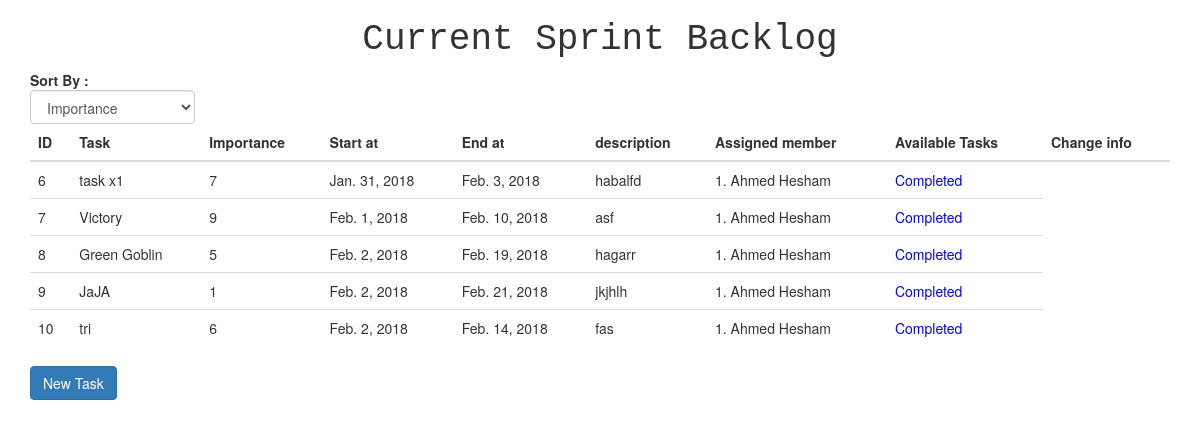
Page /backlogs/2/sprints/2/ (signed in) on the committed database.
### backlog/models.py (models this page shows, shortened)
class Task(models.Model):
    importance = models.IntegerField()
    status = models.IntegerField(default=1)  # 1: Not started   2: In Progress   3: Done
    name = models.CharField(max_length=20)
    description = models.CharField(max_length=255)
    start_at = models.DateField(auto_now_add=True)
    end_at = models.DateField(auto_now_add=False, auto_now=False)
    assigned_user = models.ForeignKey(User, related_name='tasks', null=True, on_delete=models.DO_NOTHING)
    sprint = models.ForeignKey(Sprint, related_name='tasks', on_delete=models.CASCADE)

class User(AbstractBaseUser):
    email = models.EmailField(unique=True, max_length=255)
    first_name = models.CharField(max_length=32, blank=True, null=True)
    last_name = models.CharField(max_length=32, blank=True, null=True)
    active = models.BooleanField(default=True)  # Can login
    staff = models.BooleanField(default=False)  # staff user non superuser
    admin = models.BooleanField(default=False)  # superuser
    USERNAME_FIELD = 'email'  # The email field will be the default UserName for the users
    REQUIRED_FIELDS = ['first_name', 'last_name']
    object = UserManager()
    def is_admin(self):
        return self.admin

### backlog/views.py (the view, shortened to what this page needs)
# urls.py: url(r'^backlogs/(?P<pk>\d+)/sprints/(?P<spk>\d+)/$', views.sprint_tasks, name='sprint_tasks'),
@login_required
def sprint_tasks(request, pk, spk):
    backlog = get_object_or_404(BackLog, pk=pk)
    sprint = get_object_or_404(Sprint, pk=spk)
    unsorted_tasks = sprint.tasks.all()
    all_tasks = unsorted_tasks
    sort_type = request.POST.get('drop_down')
    print(type(sort_type))
    if request.method == 'GET':
        return render(request, 'task.html', {'backlog': backlog, 'sprint': sprint,
                                             'request': request, 'all_tasks': all_tasks})

### templates/task.html (shortened to what this page needs)
{% extends 'base.html' %} {% block title %} {{ backlog.name }} {% endblock %}  {% block content %}
<h1 class="text-center" style="font-family: monospace">Current Sprint Backlog</h1>
<form method="POST" action="{% url 'sprint_tasks' backlog.pk sprint.pk %}" name="form">
    <div class="row">
        <div class="col-md-2">
            <strong>Sort By :</strong>
            <select class="form-control" name="drop_down">
                <option value="1" onmouseup="javascript: submitform()">Importance</option>
            </select>
        </div>
    </div>
</form>
<table class="table table-hover">
    <thead>
        <tr>
            <th>ID</th>
            <th>Task</th>
            <th>Importance</th>
            <th>Start at</th>
            <th>End at</th>
            <th>description</th>
            <th>Assigned member</th>
            <th>Available Tasks</th>
            {% if request.user.is_admin %}
            <th>Change info</th>
            {% endif %}
        </tr>
    </thead>
    <tbody id="task">
        {% for task in all_tasks %}
        <tr>
            <td>{{ task.id }}</td>
            <td>{{ task.name }}</td>
            <td>{{ task.importance }}</td>
            <td>{{ task.start_at }}</td>
            <td>{{ task.end_at }}</td>
            <td>{{task.description}}</td>
            <td>{% if task.assigned_user %} {{task.assigned_user.id}}. {{task.assigned_user.first_name}} {{task.assigned_user.last_name}}
                {% else %} None {% endif %}
            </td>
            <td class="status">
                {% if task.status == 3 %} Completed {% endif %}
            </td>
        </tr>
        {% endfor %}
    </tbody>
</table>
{% if request.user.is_admin %}
<a href="{% url 'new_task' backlog.pk sprint.pk %}">
    <button type="button" class="btn btn-primary">New Task</button>
</a>
{% endif %}
{% endblock %}

### rows in the picture
Task: id "6", name "task x1", importance "7", start_at "Jan. 31, 2018", end_at "Feb. 3, 2018", description "habalfd", assigned_user.id "1", assigned_user.first_name "Ahmed", assigned_user.last_name "Hesham", status "Completed"
Task: id "7", name "Victory", importance "9", start_at "Feb. 1, 2018", end_at "Feb. 10, 2018", description "asf", assigned_user.id "1", assigned_user.first_name "Ahmed", assigned_user.last_name "Hesham", status "Completed"
Task: id "8", name "Green Goblin", importance "5", start_at "Feb. 2, 2018", end_at "Feb. 19, 2018", description "hagarr", assigned_user.id "1", assigned_user.first_name "Ahmed", assigned_user.last_name "Hesham", status "Completed"
Task: id "9", name "JaJA", importance "1", start_at "Feb. 2, 2018", end_at "Feb. 21, 2018", description "jkjhlh", assigned_user.id "1", assigned_user.first_name "Ahmed", assigned_user.last_name "Hesham", status "Completed"
Task: id "10", name "tri", importance "6", start_at "Feb. 2, 2018", end_at "Feb. 14, 2018", description "fas", assigned_user.id "1", assigned_user.first_name "Ahmed", assigned_user.last_name "Hesham", status "Completed"
